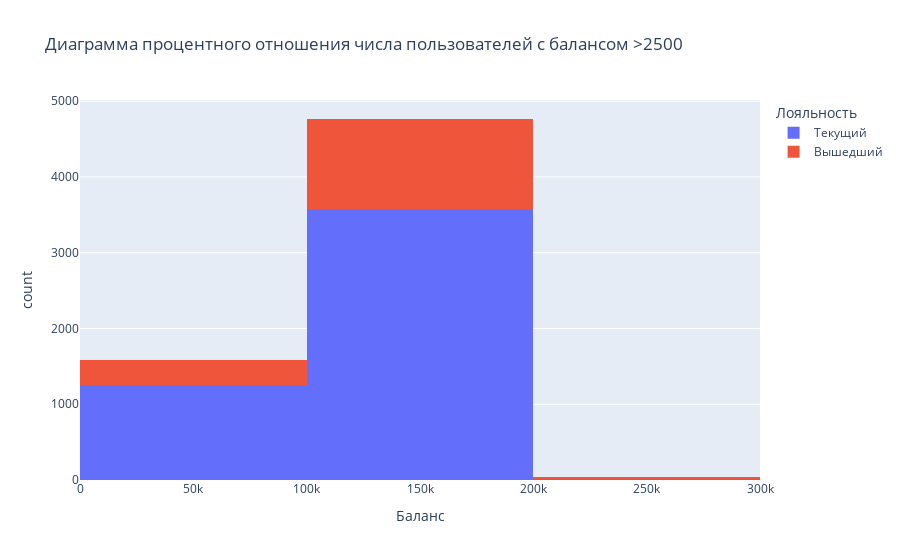
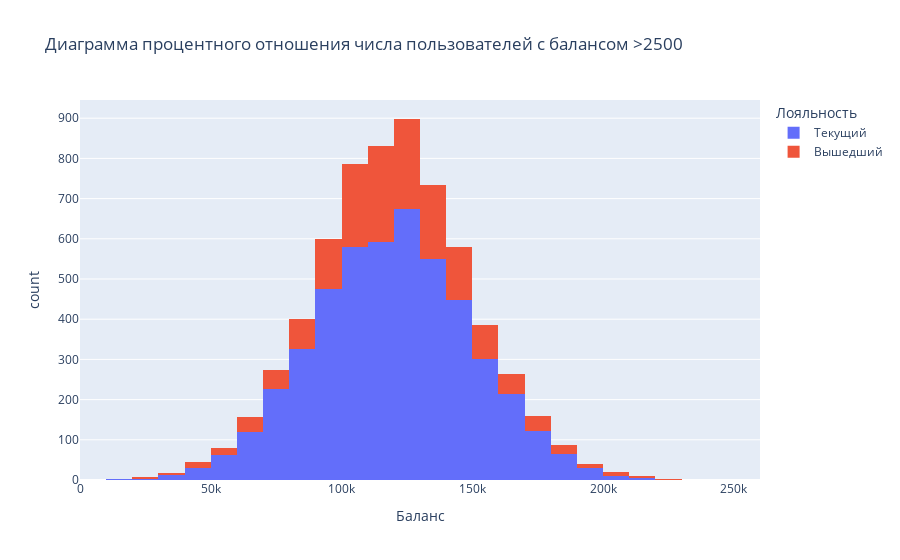

The notebook cell these images were saved under, in order:
### Markdown cell above
### Задание 9.2. 
Постройте график, показывающий распределение баланса пользователей, у которых на счету больше 2 500 долларов. 

Опишите распределение и сделайте выводы.

### Code cell
# пользователи с искомым балансом
from tracemalloc import start


u2500 = churn_data[(churn_data.Balance > 2500) & ~(churn_data.Balance.isna())]
print(u2500.shape[0], '/', churn_data.shape[0])

fig1 = px.histogram(
    u2500,
    x='Balance',
    color = 'Exited',
    nbins=3,
    title='Диаграмма процентного отношения числа пользователей с балансом >2500',
    labels={"Exited": "Лояльность", 'count': 'y', 'Balance': 'Баланс'}
)
fig1.show()

fig2 = px.histogram(
    u2500,
    x='Balance',
    color = 'Exited',
    nbins=30,
    title='Диаграмма процентного отношения числа пользователей с балансом >2500',
    labels={"Exited": "Лояльность", 'y': 'Количество', 'Balance': 'Баланс'}
)
fig2.show()

### Figure 1 — Plotly figure (JSON) as saved in the notebook; plotly's stock layout.template omitted (floating-point values rounded to 4 significant figures; data arrays with more than 128 entries replaced by an {"elided": "..."} marker saying what was removed)
{"data": [{"alignmentgroup": "True", "bingroup": "x", "hovertemplate": "Лояльность=Текущий<br>Баланс=%{x}<br>count=%{y}<extra></extra>", "legendgroup": "Текущий", "marker": {"color": "#636efa", "pattern": {"shape": ""}}, "name": "Текущий", "nbinsx": 3, "offsetgroup": "Текущий", "orientation": "v", "showlegend": true, "type": "histogram", "x": {"elided": "4846 float values"}, "xaxis": "x", "yaxis": "y"}, {"alignmentgroup": "True", "bingroup": "x", "hovertemplate": "Лояльность=Вышедший<br>Баланс=%{x}<br>count=%{y}<extra></extra>", "legendgroup": "Вышедший", "marker": {"color": "#EF553B", "pattern": {"shape": ""}}, "name": "Вышедший", "nbinsx": 3, "offsetgroup": "Вышедший", "orientation": "v", "showlegend": true, "type": "histogram", "x": {"elided": "1537 float values"}, "xaxis": "x", "yaxis": "y"}], "layout": {"barmode": "relative", "legend": {"title": {"text": "Лояльность"}, "tracegroupgap": 0}, "title": {"text": "Диаграмма процентного отношения числа пользователей с балансом >2500"}, "xaxis": {"anchor": "y", "domain": [0, 1], "title": {"text": "Баланс"}}, "yaxis": {"anchor": "x", "domain": [0, 1], "title": {"text": "count"}}}}

### Figure 2 — Plotly figure (JSON) as saved in the notebook; plotly's stock layout.template omitted (floating-point values rounded to 4 significant figures; data arrays with more than 128 entries replaced by an {"elided": "..."} marker saying what was removed)
{"data": [{"alignmentgroup": "True", "bingroup": "x", "hovertemplate": "Лояльность=Текущий<br>Баланс=%{x}<br>count=%{y}<extra></extra>", "legendgroup": "Текущий", "marker": {"color": "#636efa", "pattern": {"shape": ""}}, "name": "Текущий", "nbinsx": 30, "offsetgroup": "Текущий", "orientation": "v", "showlegend": true, "type": "histogram", "x": {"elided": "4846 float values"}, "xaxis": "x", "yaxis": "y"}, {"alignmentgroup": "True", "bingroup": "x", "hovertemplate": "Лояльность=Вышедший<br>Баланс=%{x}<br>count=%{y}<extra></extra>", "legendgroup": "Вышедший", "marker": {"color": "#EF553B", "pattern": {"shape": ""}}, "name": "Вышедший", "nbinsx": 30, "offsetgroup": "Вышедший", "orientation": "v", "showlegend": true, "type": "histogram", "x": {"elided": "1537 float values"}, "xaxis": "x", "yaxis": "y"}], "layout": {"barmode": "relative", "legend": {"title": {"text": "Лояльность"}, "tracegroupgap": 0}, "title": {"text": "Диаграмма процентного отношения числа пользователей с балансом >2500"}, "xaxis": {"anchor": "y", "domain": [0, 1], "title": {"text": "Баланс"}}, "yaxis": {"anchor": "x", "domain": [0, 1], "title": {"text": "count"}}}}
